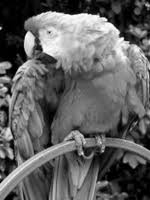
#> input picture DAY 1/1st.jpg, 150 x 200 px
$ python 1.py
#> lines starting #> are read from the running program, lines starting #| are printed output that depends on the picture
#Day -2
#Assignment 1
#Addition of two images

import cv2
import numpy as np
import matplotlib.pyplot as plt

img1=cv2.imread("1st.jpg",0)
#> img1 is the input picture: shape (200, 150); min 0, max 255, mean 97.1
img2=cv2.imread("2nd.jpg",0)
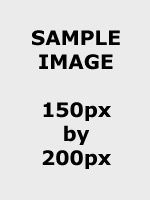
#> input picture DAY 1/2nd.jpg, 150 x 200 px
#> img2 is the input picture: shape (200, 150); min 0, max 247, mean 215.7

img=img1+img2
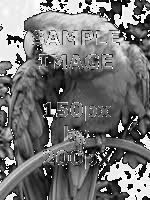
#> img: shape (200, 150); min 0, max 255, mean 117.4

fig=plt.figure()
ax1= fig.add_subplot(1,3,1)
ax2=fig.add_subplot(1,3,2)
ax3=fig.add_subplot(1,3,3)

ax1.imshow(img1,cmap="gray",interpolation=None)
ax2.imshow(img2,cmap="gray",interpolation=None)
ax3.imshow(img,cmap="gray",interpolation=None)


ax1.axis("off")
ax2.axis("off")
ax3.axis("off")

plt.show()
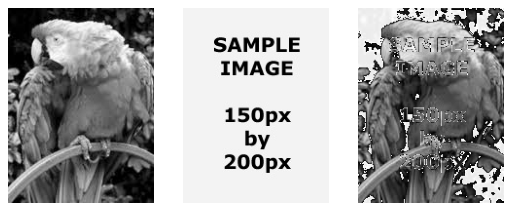
#> figure drawn by matplotlib, 3 panels

#print(type(img1))

# print("max of added image:" np.amax(img))
# print("min of added image:" np.amin(img))
